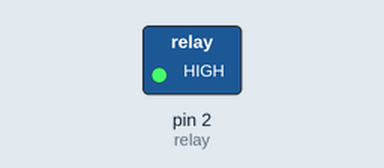
A sketch run on a simulated Arduino Uno, built with avr-gcc and run on an emulated ATmega328P. Shown: switched loads named in the sketch (green lamp = pin HIGH). Dashed ring = blinking.

Above: at 0.2 s.
Timing chart, 0 to 3.0 s (numbered marks = the images above):
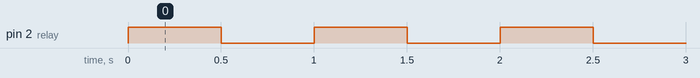

The sketch:

dk_relay.ino
```cpp
int relay =2;
void setup() {
  // put your setup code here, to run once:
pinMode(relay,OUTPUT);
}

void loop() {
  // put your main code here, to run repeatedly:
digitalWrite(relay,1);
delay(500);
digitalWrite(relay,0);
delay(500);
}
```

Measured:
- by itself, pin 2 (relay): alternates HIGH for 0.50 s and LOW for 0.50 s
